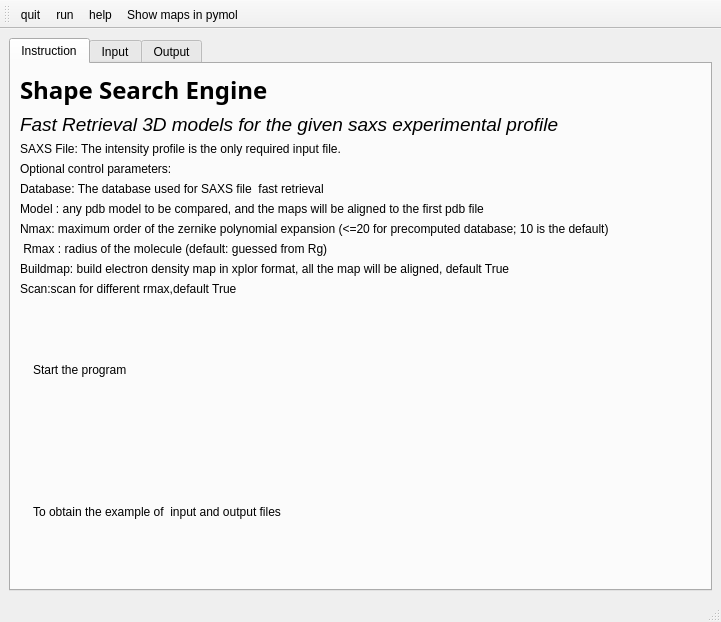
<?xml version="1.0" encoding="UTF-8"?>
<ui version="4.0">
 <class>Shapeup</class>
 <widget class="QMainWindow" name="Shapeup">
  <property name="geometry">
   <rect>
    <x>0</x>
    <y>0</y>
    <width>721</width>
    <height>622</height>
   </rect>
  </property>
  <property name="windowTitle">
   <string>SASTBX Shape Search Engine</string>
  </property>
  <widget class="QWidget" name="shapeup_centralwidget">
   <layout class="QHBoxLayout" name="horizontalLayout_21">
    <item>
     <widget class="QTabWidget" name="shapeup_tabWidget">
      <property name="currentIndex">
       <number>0</number>
      </property>
      <widget class="QWidget" name="tab">
       <attribute name="title">
        <string>Instruction</string>
       </attribute>
       <layout class="QVBoxLayout" name="verticalLayout_2">
        <item>
         <layout class="QGridLayout" name="gridLayout_2">
          <item row="0" column="0">
           <widget class="QLabel" name="label_10">
            <property name="font">
             <font>
              <family>Devanagari MT</family>
              <pointsize>18</pointsize>
              <weight>75</weight>
              <bold>true</bold>
             </font>
            </property>
            <property name="text">
             <string>Shape Search Engine</string>
            </property>
           </widget>
          </item>
          <item row="1" column="0">
           <widget class="QLabel" name="label_11">
            <property name="font">
             <font>
              <pointsize>14</pointsize>
              <italic>true</italic>
             </font>
            </property>
            <property name="text">
             <string>Fast Retrieval 3D models for the given saxs experimental profile</string>
            </property>
           </widget>
          </item>
          <item row="2" column="0">
           <widget class="QLabel" name="label">
            <property name="text">
             <string>SAXS File: The intensity profile is the only required input file.</string>
            </property>
           </widget>
          </item>
          <item row="3" column="0">
           <widget class="QLabel" name="label_8">
            <property name="text">
             <string>Optional control parameters:</string>
            </property>
           </widget>
          </item>
          <item row="4" column="0">
           <widget class="QLabel" name="label_22">
            <property name="text">
             <string>Database: The database used for SAXS file  fast retrieval</string>
            </property>
           </widget>
          </item>
          <item row="5" column="0">
           <widget class="QLabel" name="label_20">
            <property name="text">
             <string>Model : any pdb model to be compared, and the maps will be aligned to the first pdb file</string>
            </property>
           </widget>
          </item>
          <item row="6" column="0">
           <widget class="QLabel" name="label_17">
            <property name="text">
             <string> Nmax: maximum order of the zernike polynomial expansion (&lt;=20 for precomputed database; 10 is the default)</string>
            </property>
           </widget>
          </item>
          <item row="7" column="0">
           <widget class="QLabel" name="label_12">
            <property name="text">
             <string> Rmax : radius of the molecule (default: guessed from Rg)</string>
            </property>
           </widget>
          </item>
          <item row="8" column="0">
           <widget class="QLabel" name="label_19">
            <property name="text">
             <string>Buildmap: build electron density map in xplor format, all the map will be aligned, default True</string>
            </property>
           </widget>
          </item>
          <item row="9" column="0">
           <widget class="QLabel" name="label_21">
            <property name="text">
             <string>Scan:scan for different rmax,default True</string>
            </property>
           </widget>
          </item>
         </layout>
        </item>
        <item>
         <layout class="QHBoxLayout" name="horizontalLayout_15">
          <item>
           <layout class="QHBoxLayout" name="horizontalLayout_14">
            <item>
             <widget class="QLabel" name="label_23">
              <property name="maximumSize">
               <size>
                <width>50</width>
                <height>50</height>
               </size>
              </property>
              <property name="text">
               <string/>
              </property>
              <property name="pixmap">
               <pixmap resource="resource.qrc">:/image/imge/play.png</pixmap>
              </property>
              <property name="scaledContents">
               <bool>true</bool>
              </property>
             </widget>
            </item>
            <item>
             <widget class="QLabel" name="label_24">
              <property name="text">
               <string>Start the program</string>
              </property>
             </widget>
            </item>
           </layout>
          </item>
          <item>
           <spacer name="horizontalSpacer_8">
            <property name="orientation">
             <enum>Qt::Horizontal</enum>
            </property>
            <property name="sizeHint" stdset="0">
             <size>
              <width>40</width>
              <height>20</height>
             </size>
            </property>
           </spacer>
          </item>
          <item>
           <spacer name="horizontalSpacer_9">
            <property name="orientation">
             <enum>Qt::Horizontal</enum>
            </property>
            <property name="sizeHint" stdset="0">
             <size>
              <width>40</width>
              <height>20</height>
             </size>
            </property>
           </spacer>
          </item>
         </layout>
        </item>
        <item>
         <layout class="QHBoxLayout" name="horizontalLayout_16">
          <item>
           <layout class="QHBoxLayout" name="horizontalLayout_13">
            <item>
             <widget class="QLabel" name="label_25">
              <property name="maximumSize">
               <size>
                <width>55</width>
                <height>55</height>
               </size>
              </property>
              <property name="text">
               <string/>
              </property>
              <property name="pixmap">
               <pixmap resource="resource.qrc">:/image/imge/help.png</pixmap>
              </property>
              <property name="scaledContents">
               <bool>true</bool>
              </property>
             </widget>
            </item>
            <item>
             <widget class="QLabel" name="label_26">
              <property name="text">
               <string>To obtain the example of  input and output files</string>
              </property>
             </widget>
            </item>
           </layout>
          </item>
          <item>
           <spacer name="horizontalSpacer_10">
            <property name="orientation">
             <enum>Qt::Horizontal</enum>
            </property>
            <property name="sizeHint" stdset="0">
             <size>
              <width>40</width>
              <height>20</height>
             </size>
            </property>
           </spacer>
          </item>
         </layout>
        </item>
       </layout>
      </widget>
      <widget class="QWidget" name="shapeup_tab">
       <attribute name="title">
        <string>Input</string>
       </attribute>
       <layout class="QVBoxLayout" name="verticalLayout_4">
        <item>
         <layout class="QHBoxLayout" name="horizontalLayout_17">
          <item>
           <layout class="QVBoxLayout" name="verticalLayout">
            <item>
             <widget class="QLabel" name="label_13">
              <property name="maximumSize">
               <size>
                <width>200</width>
                <height>30</height>
               </size>
              </property>
              <property name="font">
               <font>
                <family>DecoType Naskh</family>
                <pointsize>18</pointsize>
                <weight>75</weight>
                <bold>true</bold>
               </font>
              </property>
              <property name="text">
               <string>Shape Search Engine</string>
              </property>
             </widget>
            </item>
            <item>
             <widget class="QLabel" name="label_14">
              <property name="font">
               <font>
                <family>Devanagari MT</family>
               </font>
              </property>
              <property name="text">
               <string>Fast Retrieve 3D models for the given saxs experimental profile</string>
              </property>
             </widget>
            </item>
           </layout>
          </item>
          <item>
           <spacer name="horizontalSpacer_16">
            <property name="orientation">
             <enum>Qt::Horizontal</enum>
            </property>
            <property name="sizeHint" stdset="0">
             <size>
              <width>40</width>
              <height>20</height>
             </size>
            </property>
           </spacer>
          </item>
         </layout>
        </item>
        <item>
         <layout class="QHBoxLayout" name="horizontalLayout_11">
          <item>
           <layout class="QHBoxLayout" name="horizontalLayout_3">
            <item>
             <widget class="QLabel" name="label_2">
              <property name="font">
               <font>
                <pointsize>13</pointsize>
               </font>
              </property>
              <property name="text">
               <string>SAS File</string>
              </property>
             </widget>
            </item>
            <item>
             <widget class="QLineEdit" name="shapeup_sasfile_lineEdit"/>
            </item>
            <item>
             <widget class="QPushButton" name="shapeup_sasfile_pushButton">
              <property name="text">
               <string>Brower</string>
              </property>
             </widget>
            </item>
            <item>
             <widget class="QPushButton" name="shapeup_saxs_showButton">
              <property name="text">
               <string>Show</string>
              </property>
             </widget>
            </item>
           </layout>
          </item>
          <item>
           <spacer name="horizontalSpacer_3">
            <property name="orientation">
             <enum>Qt::Horizontal</enum>
            </property>
            <property name="sizeHint" stdset="0">
             <size>
              <width>165</width>
              <height>20</height>
             </size>
            </property>
           </spacer>
          </item>
         </layout>
        </item>
        <item>
         <layout class="QHBoxLayout" name="horizontalLayout_18">
          <item>
           <widget class="QLabel" name="label_15">
            <property name="font">
             <font>
              <family>Devanagari MT</family>
              <pointsize>19</pointsize>
             </font>
            </property>
            <property name="text">
             <string>Optional</string>
            </property>
           </widget>
          </item>
          <item>
           <spacer name="horizontalSpacer_12">
            <property name="orientation">
             <enum>Qt::Horizontal</enum>
            </property>
            <property name="sizeHint" stdset="0">
             <size>
              <width>40</width>
              <height>20</height>
             </size>
            </property>
           </spacer>
          </item>
          <item>
           <spacer name="horizontalSpacer_13">
            <property name="orientation">
             <enum>Qt::Horizontal</enum>
            </property>
            <property name="sizeHint" stdset="0">
             <size>
              <width>40</width>
              <height>20</height>
             </size>
            </property>
           </spacer>
          </item>
         </layout>
        </item>
        <item>
         <layout class="QHBoxLayout" name="horizontalLayout_19">
          <item>
           <layout class="QHBoxLayout" name="horizontalLayout_12">
            <item>
             <widget class="QLabel" name="label_16">
              <property name="text">
               <string>Database</string>
              </property>
             </widget>
            </item>
            <item>
             <spacer name="horizontalSpacer_7">
              <property name="orientation">
               <enum>Qt::Horizontal</enum>
              </property>
              <property name="sizeHint" stdset="0">
               <size>
                <width>40</width>
                <height>20</height>
               </size>
              </property>
             </spacer>
            </item>
            <item>
             <widget class="QComboBox" name="shapeupDatabase_combobox">
              <item>
               <property name="text">
                <string>pisa</string>
               </property>
              </item>
              <item>
               <property name="text">
                <string>pdb</string>
               </property>
              </item>
              <item>
               <property name="text">
                <string>3Dcomplex</string>
               </property>
              </item>
             </widget>
            </item>
           </layout>
          </item>
          <item>
           <spacer name="horizontalSpacer_11">
            <property name="orientation">
             <enum>Qt::Horizontal</enum>
            </property>
            <property name="sizeHint" stdset="0">
             <size>
              <width>40</width>
              <height>20</height>
             </size>
            </property>
           </spacer>
          </item>
         </layout>
        </item>
        <item>
         <layout class="QHBoxLayout" name="horizontalLayout_20">
          <item>
           <widget class="QLabel" name="label_18">
            <property name="text">
             <string>Compare to PDB Coordinate File:</string>
            </property>
           </widget>
          </item>
          <item>
           <spacer name="horizontalSpacer_14">
            <property name="orientation">
             <enum>Qt::Horizontal</enum>
            </property>
            <property name="sizeHint" stdset="0">
             <size>
              <width>40</width>
              <height>20</height>
             </size>
            </property>
           </spacer>
          </item>
          <item>
           <spacer name="horizontalSpacer_15">
            <property name="orientation">
             <enum>Qt::Horizontal</enum>
            </property>
            <property name="sizeHint" stdset="0">
             <size>
              <width>17</width>
              <height>20</height>
             </size>
            </property>
           </spacer>
          </item>
         </layout>
        </item>
        <item>
         <layout class="QHBoxLayout" name="horizontalLayout_10">
          <item>
           <layout class="QHBoxLayout" name="horizontalLayout_4">
            <item>
             <widget class="QLabel" name="label_3">
              <property name="font">
               <font>
                <pointsize>14</pointsize>
               </font>
              </property>
              <property name="text">
               <string>Model</string>
              </property>
             </widget>
            </item>
            <item>
             <widget class="QLineEdit" name="shapeup_model_lineEdit"/>
            </item>
            <item>
             <widget class="QPushButton" name="shapeup_model_pushButton">
              <property name="text">
               <string>Brower</string>
              </property>
             </widget>
            </item>
           </layout>
          </item>
          <item>
           <spacer name="horizontalSpacer_2">
            <property name="orientation">
             <enum>Qt::Horizontal</enum>
            </property>
            <property name="sizeHint" stdset="0">
             <size>
              <width>165</width>
              <height>20</height>
             </size>
            </property>
           </spacer>
          </item>
         </layout>
        </item>
        <item>
         <layout class="QHBoxLayout" name="horizontalLayout_9">
          <item>
           <layout class="QHBoxLayout" name="horizontalLayout_5">
            <item>
             <widget class="QLabel" name="label_4">
              <property name="font">
               <font>
                <pointsize>15</pointsize>
               </font>
              </property>
              <property name="text">
               <string>Nmax</string>
              </property>
             </widget>
            </item>
            <item>
             <widget class="QLineEdit" name="shapeup_nmax_lineEdit"/>
            </item>
           </layout>
          </item>
          <item>
           <spacer name="horizontalSpacer">
            <property name="orientation">
             <enum>Qt::Horizontal</enum>
            </property>
            <property name="sizeHint" stdset="0">
             <size>
              <width>54</width>
              <height>20</height>
             </size>
            </property>
           </spacer>
          </item>
          <item>
           <layout class="QHBoxLayout" name="horizontalLayout_6">
            <item>
             <widget class="QLabel" name="label_5">
              <property name="font">
               <font>
                <pointsize>15</pointsize>
               </font>
              </property>
              <property name="text">
               <string>Rmax</string>
              </property>
             </widget>
            </item>
            <item>
             <widget class="QLineEdit" name="shapeup_rmax_lineEdit"/>
            </item>
           </layout>
          </item>
          <item>
           <spacer name="horizontalSpacer_5">
            <property name="orientation">
             <enum>Qt::Horizontal</enum>
            </property>
            <property name="sizeHint" stdset="0">
             <size>
              <width>40</width>
              <height>20</height>
             </size>
            </property>
           </spacer>
          </item>
         </layout>
        </item>
        <item>
         <layout class="QHBoxLayout" name="horizontalLayout_2">
          <item>
           <layout class="QHBoxLayout" name="horizontalLayout_7">
            <item>
             <widget class="QLabel" name="label_6">
              <property name="font">
               <font>
                <pointsize>15</pointsize>
               </font>
              </property>
              <property name="text">
               <string>Scan</string>
              </property>
             </widget>
            </item>
            <item>
             <widget class="QComboBox" name="shapeup_scan_comboBox">
              <item>
               <property name="text">
                <string>True</string>
               </property>
              </item>
              <item>
               <property name="text">
                <string>False</string>
               </property>
              </item>
             </widget>
            </item>
           </layout>
          </item>
          <item>
           <spacer name="horizontalSpacer_4">
            <property name="orientation">
             <enum>Qt::Horizontal</enum>
            </property>
            <property name="sizeHint" stdset="0">
             <size>
              <width>123</width>
              <height>20</height>
             </size>
            </property>
           </spacer>
          </item>
          <item>
           <layout class="QHBoxLayout" name="horizontalLayout_8">
            <item>
             <widget class="QLabel" name="label_7">
              <property name="font">
               <font>
                <pointsize>14</pointsize>
               </font>
              </property>
              <property name="text">
               <string>Buildmap</string>
              </property>
             </widget>
            </item>
            <item>
             <widget class="QComboBox" name="shapeup_buildmap_comboBox">
              <item>
               <property name="text">
                <string>True</string>
               </property>
              </item>
              <item>
               <property name="text">
                <string>Flase</string>
               </property>
              </item>
             </widget>
            </item>
           </layout>
          </item>
          <item>
           <spacer name="horizontalSpacer_6">
            <property name="orientation">
             <enum>Qt::Horizontal</enum>
            </property>
            <property name="sizeHint" stdset="0">
             <size>
              <width>40</width>
              <height>20</height>
             </size>
            </property>
           </spacer>
          </item>
         </layout>
        </item>
       </layout>
      </widget>
      <widget class="QWidget" name="shapeup_tab_2">
       <attribute name="title">
        <string>Output</string>
       </attribute>
       <layout class="QHBoxLayout" name="horizontalLayout">
        <item>
         <layout class="QGridLayout" name="gridLayout">
          <item row="0" column="0">
           <widget class="QLabel" name="label_9">
            <property name="font">
             <font>
              <family>Times New Roman</family>
              <pointsize>25</pointsize>
              <weight>75</weight>
              <italic>true</italic>
              <bold>true</bold>
             </font>
            </property>
            <property name="text">
             <string>Result</string>
            </property>
           </widget>
          </item>
          <item row="1" column="0">
           <widget class="QTextBrowser" name="shapeup_textBrowser"/>
          </item>
         </layout>
        </item>
       </layout>
      </widget>
     </widget>
    </item>
   </layout>
  </widget>
  <widget class="QMenuBar" name="shapeup_menubar">
   <property name="geometry">
    <rect>
     <x>0</x>
     <y>0</y>
     <width>721</width>
     <height>22</height>
    </rect>
   </property>
  </widget>
  <widget class="QStatusBar" name="shapeup_statusbar"/>
  <widget class="QToolBar" name="shapeup_toolBar">
   <property name="windowTitle">
    <string>toolBar</string>
   </property>
   <property name="iconSize">
    <size>
     <width>60</width>
     <height>60</height>
    </size>
   </property>
   <attribute name="toolBarArea">
    <enum>TopToolBarArea</enum>
   </attribute>
   <attribute name="toolBarBreak">
    <bool>false</bool>
   </attribute>
   <addaction name="shapeup_actionQuit"/>
   <addaction name="shapeup_actionRun"/>
   <addaction name="shapeup_actionHelp"/>
   <addaction name="actionShow_maps"/>
  </widget>
  <action name="shapeup_actionQuit">
   <property name="icon">
    <iconset>
     <normalon>:/image/imge/quit.png</normalon>
    </iconset>
   </property>
   <property name="text">
    <string>quit</string>
   </property>
  </action>
  <action name="shapeup_actionRun">
   <property name="icon">
    <iconset resource="resource.qrc">
     <normaloff>:/image/imge/play.png</normaloff>:/image/imge/play.png</iconset>
   </property>
   <property name="text">
    <string>run</string>
   </property>
  </action>
  <action name="shapeup_actionHelp">
   <property name="icon">
    <iconset resource="resource.qrc">
     <normaloff>:/image/imge/help.png</normaloff>:/image/imge/help.png</iconset>
   </property>
   <property name="text">
    <string>help</string>
   </property>
  </action>
  <action name="actionShow_maps">
   <property name="icon">
    <iconset>
     <normalon>:/image/imge/show.png</normalon>
    </iconset>
   </property>
   <property name="text">
    <string>Show maps in pymol</string>
   </property>
  </action>
 </widget>
 <resources>
  <include location="resource.qrc"/>
 </resources>
 <connections/>
</ui>
